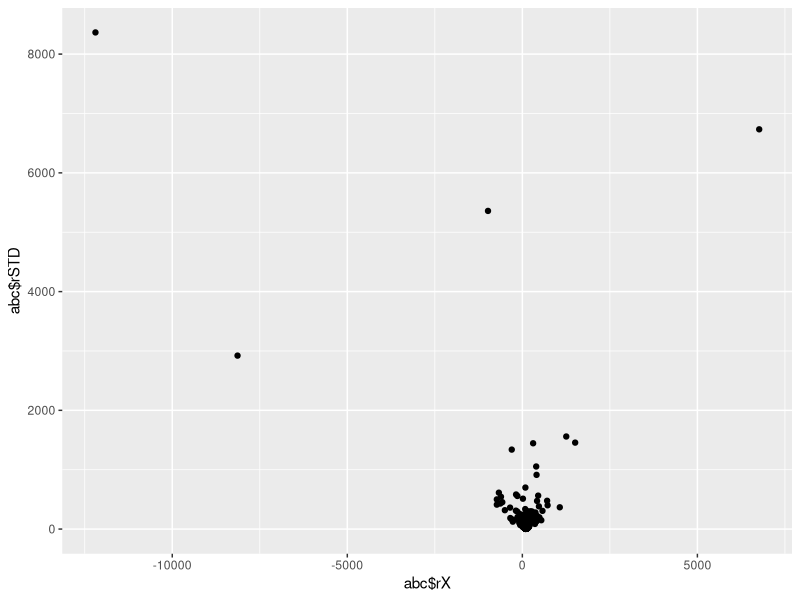
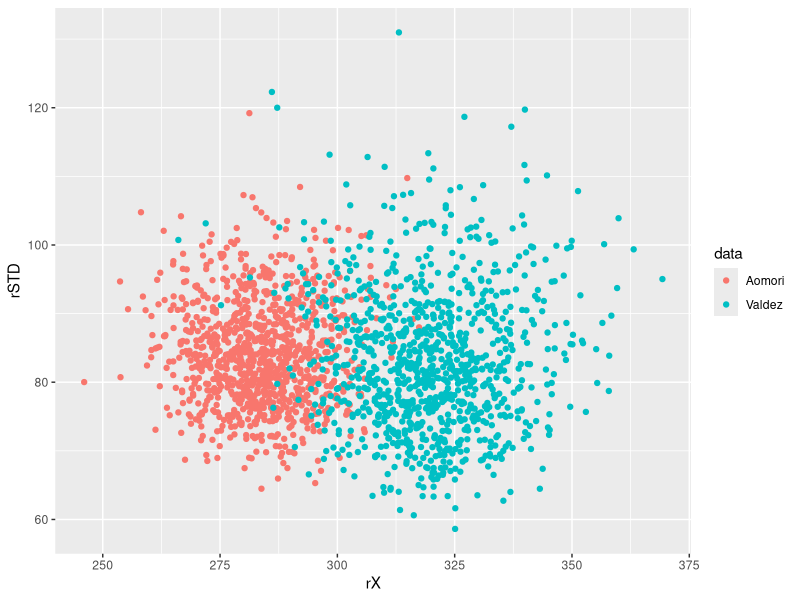
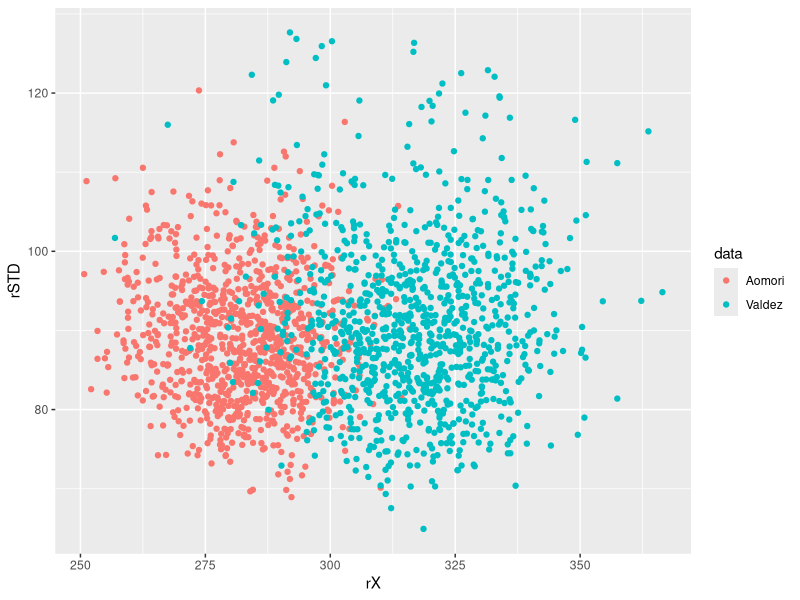
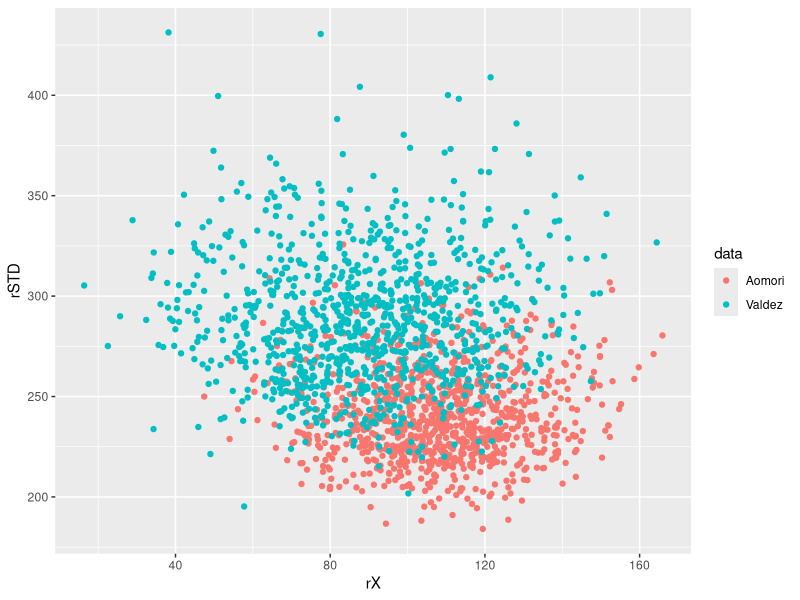
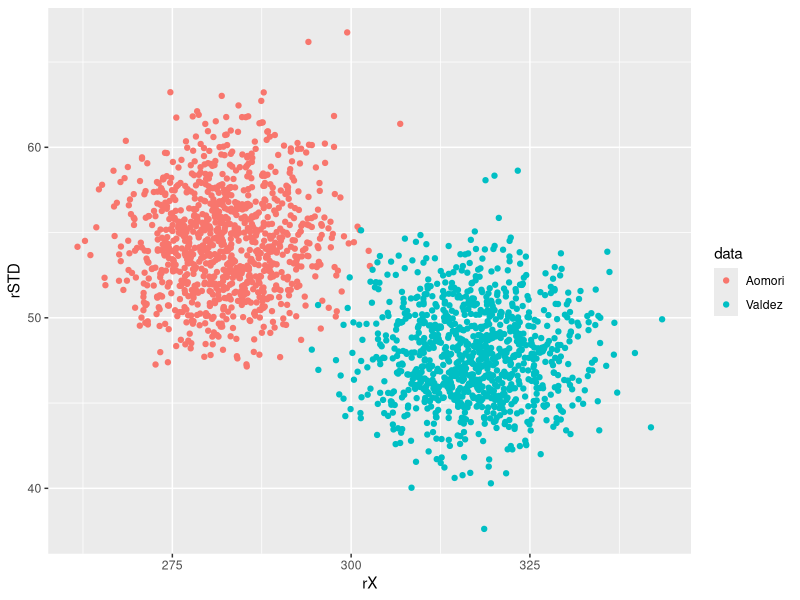

Generate these figures, in order, with R:
## ---- chunk 1

library(ggplot2)
ao <- c(188.6, 244.9, 255.9, 329.1, 244.5, 167.7, 298.4, 274.0, 241.3, 288.2, 208.3, 311.4,273.2, 395.3, 353.5, 365.7, 420.5, 303.1, 183.9, 229.9, 359.1, 355.5, 294.5, 423.6,339.8, 210.2, 318.5, 320.1, 366.5, 305.9, 434.3, 382.3, 497.2, 319.3, 398.0, 183.9,201.6, 240.6, 209.4, 174.4, 279.5, 278.7, 301.6, 196.9, 224.0, 406.7, 300.4, 404.3,284.3, 312.6, 203.9, 410.6, 233.1, 131.9, 167.7, 174.8, 205.1, 251.6, 299.6, 274.4,248.0)
va <- c(351.0, 379.3, 196.1, 312.3, 301.4, 240.6, 257.6, 304.5, 296.0, 338.8, 299.9, 384.7, 353.5, 312.8, 550.7, 327.1, 515.8, 343.4, 341.6, 396.9, 267.3, 230.6, 277.4, 341.0, 377.0, 391.3, 337.0, 250.4, 353.7, 307.7, 237.5, 275.2, 271.4, 266.5, 318.7, 215.5, 438.3, 404.6 )

#ao<-c(18, 40, 15, 17, 20, 44, 38)
#va <- c(-4,0,-19,24,19,10,5,10,29,13,-9,-8,20,-1,12,21,-7,14,13,20,11,16,15,27,23,36,-33,34,13,11,-19,21,6,25,30,22,-28,15,26,-1,-2,43,23,22,25,16,10,29) 

rNorGam <- function(N,a,b,m,c){
rX <- rep(0,N)

rT <- rgamma(N,a,b)

for (i in 1:N){
  rX[i] <- rnorm(1,m,sqrt(1/(c*rT[i])))
  
}
  rSTD <- rT^-0.5
  df <- data.frame(rX,rSTD)
  return(df)
}

m=100
c=1
a=1/2
b=50
N<- 1000

abc<-rNorGam(N,a,b,m,c)
qplot(abc$rX,abc$rSTD)

#a function generate N vector of sample varialbe according to posterior distribution
Post <- function(X,a,b,m,c){
M <-  (c*m + sum(X))/(c+length(X))
C <- c + length(X)
A <- a + length(X)/2
B = b + 0.5 * (c * m * m - C * M * M + sum(X*X))

return (rNorGam(N,A,B,M,C))
}



df1 <- Post(ao,a,b,m,c)
df1$data <- "Aomori"
df2 <- Post(va,a,b,m,c)
df2$data <- "Valdez"

df3 <- rbind(df1,df2)

ggplot(df3, aes(rX, rSTD, colour = data)) + geom_point()



## ---- chunk 2

library(ggplot2)
ao <- c(188.6, 244.9, 255.9, 329.1, 244.5, 167.7, 298.4, 274.0, 241.3, 288.2, 208.3, 311.4,273.2, 395.3, 353.5, 365.7, 420.5, 303.1, 183.9, 229.9, 359.1, 355.5, 294.5, 423.6,339.8, 210.2, 318.5, 320.1, 366.5, 305.9, 434.3, 382.3, 497.2, 319.3, 398.0, 183.9,201.6, 240.6, 209.4, 174.4, 279.5, 278.7, 301.6, 196.9, 224.0, 406.7, 300.4, 404.3,284.3, 312.6, 203.9, 410.6, 233.1, 131.9, 167.7, 174.8, 205.1, 251.6, 299.6, 274.4,248.0)
va <- c(351.0, 379.3, 196.1, 312.3, 301.4, 240.6, 257.6, 304.5, 296.0, 338.8, 299.9, 384.7, 353.5, 312.8, 550.7, 327.1, 515.8, 343.4, 341.6, 396.9, 267.3, 230.6, 277.4, 341.0, 377.0, 391.3, 337.0, 250.4, 353.7, 307.7, 237.5, 275.2, 271.4, 266.5, 318.7, 215.5, 438.3, 404.6 )

#ao<-c(18, 40, 15, 17, 20, 44, 38)
#va <- c(-4,0,-19,24,19,10,5,10,29,13,-9,-8,20,-1,12,21,-7,14,13,20,11,16,15,27,23,36,-33,34,13,11,-19,21,6,25,30,22,-28,15,26,-1,-2,43,23,22,25,16,10,29) 

rNorGam <- function(N,a,b,m,c){
rX <- rep(0,N)

rT <- rgamma(N,a,b)

for (i in 1:N){
  rX[i] <- rnorm(1,m,sqrt(1/(c*rT[i])))
  
}
  rSTD <- rT^-0.5
  df <- data.frame(rX,rSTD)
  return(df)
}

m=0
c=1
a=1/2
b=50
N<- 1000

#a function generate N vector of sample varialbe according to posterior distribution
Post <- function(X,a,b,m,c){
M <-  (c*m + sum(X))/(c+length(X))
C <- c + length(X)
A <- a + length(X)/2
B = b + 0.5 * (c * m * m - C * M * M + sum(X*X))

return (rNorGam(N,A,B,M,C))
}


df1 <- Post(ao,a,b,m,c)
df1$data <- "Aomori"
df2 <- Post(va,a,b,m,c)
df2$data <- "Valdez"

df3 <- rbind(df1,df2)

ggplot(df3, aes(rX, rSTD, colour = data)) + geom_point()


## ---- chunk 3

library(ggplot2)
ao <- c(188.6, 244.9, 255.9, 329.1, 244.5, 167.7, 298.4, 274.0, 241.3, 288.2, 208.3, 311.4,273.2, 395.3, 353.5, 365.7, 420.5, 303.1, 183.9, 229.9, 359.1, 355.5, 294.5, 423.6,339.8, 210.2, 318.5, 320.1, 366.5, 305.9, 434.3, 382.3, 497.2, 319.3, 398.0, 183.9,201.6, 240.6, 209.4, 174.4, 279.5, 278.7, 301.6, 196.9, 224.0, 406.7, 300.4, 404.3,284.3, 312.6, 203.9, 410.6, 233.1, 131.9, 167.7, 174.8, 205.1, 251.6, 299.6, 274.4,248.0)
va <- c(351.0, 379.3, 196.1, 312.3, 301.4, 240.6, 257.6, 304.5, 296.0, 338.8, 299.9, 384.7, 353.5, 312.8, 550.7, 327.1, 515.8, 343.4, 341.6, 396.9, 267.3, 230.6, 277.4, 341.0, 377.0, 391.3, 337.0, 250.4, 353.7, 307.7, 237.5, 275.2, 271.4, 266.5, 318.7, 215.5, 438.3, 404.6 )

#ao<-c(18, 40, 15, 17, 20, 44, 38)
#va <- c(-4,0,-19,24,19,10,5,10,29,13,-9,-8,20,-1,12,21,-7,14,13,20,11,16,15,27,23,36,-33,34,13,11,-19,21,6,25,30,22,-28,15,26,-1,-2,43,23,22,25,16,10,29) 

rNorGam <- function(N,a,b,m,c){
rX <- rep(0,N)

rT <- rgamma(N,a,b)

for (i in 1:N){
  rX[i] <- rnorm(1,m,sqrt(1/(c*rT[i])))
  
}
  rSTD <- rT^-0.5
  df <- data.frame(rX,rSTD)
  return(df)
}

m=0
c=100
a=1/2
b=50
N<- 1000

#a function generate N vector of sample varialbe according to posterior distribution
Post <- function(X,a,b,m,c){
M <-  (c*m + sum(X))/(c+length(X))
C <- c + length(X)
A <- a + length(X)/2
B = b + 0.5 * (c * m * m - C * M * M + sum(X*X))

return (rNorGam(N,A,B,M,C))
}


df1 <- Post(ao,a,b,m,c)
df1$data <- "Aomori"
df2 <- Post(va,a,b,m,c)
df2$data <- "Valdez"

df3 <- rbind(df1,df2)

ggplot(df3, aes(rX, rSTD, colour = data)) + geom_point()


## ---- chunk 4

library(ggplot2)
ao <- c(188.6, 244.9, 255.9, 329.1, 244.5, 167.7, 298.4, 274.0, 241.3, 288.2, 208.3, 311.4,273.2, 395.3, 353.5, 365.7, 420.5, 303.1, 183.9, 229.9, 359.1, 355.5, 294.5, 423.6,339.8, 210.2, 318.5, 320.1, 366.5, 305.9, 434.3, 382.3, 497.2, 319.3, 398.0, 183.9,201.6, 240.6, 209.4, 174.4, 279.5, 278.7, 301.6, 196.9, 224.0, 406.7, 300.4, 404.3,284.3, 312.6, 203.9, 410.6, 233.1, 131.9, 167.7, 174.8, 205.1, 251.6, 299.6, 274.4,248.0)
va <- c(351.0, 379.3, 196.1, 312.3, 301.4, 240.6, 257.6, 304.5, 296.0, 338.8, 299.9, 384.7, 353.5, 312.8, 550.7, 327.1, 515.8, 343.4, 341.6, 396.9, 267.3, 230.6, 277.4, 341.0, 377.0, 391.3, 337.0, 250.4, 353.7, 307.7, 237.5, 275.2, 271.4, 266.5, 318.7, 215.5, 438.3, 404.6 )

#ao<-c(18, 40, 15, 17, 20, 44, 38)
#va <- c(-4,0,-19,24,19,10,5,10,29,13,-9,-8,20,-1,12,21,-7,14,13,20,11,16,15,27,23,36,-33,34,13,11,-19,21,6,25,30,22,-28,15,26,-1,-2,43,23,22,25,16,10,29) 

rNorGam <- function(N,a,b,m,c){
rX <- rep(0,N)

rT <- rgamma(N,a,b)

for (i in 1:N){
  rX[i] <- rnorm(1,m,sqrt(1/(c*rT[i])))
  
}
  rSTD <- rT^-0.5
  df <- data.frame(rX,rSTD)
  return(df)
}

m=0
c=1
a=50
b=0.5
N<- 1000

#a function generate N vector of sample varialbe according to posterior distribution
Post <- function(X,a,b,m,c){
M <-  (c*m + sum(X))/(c+length(X))
C <- c + length(X)
A <- a + length(X)/2
B = b + 0.5 * (c * m * m - C * M * M + sum(X*X))

return (rNorGam(N,A,B,M,C))
}


df1 <- Post(ao,a,b,m,c)
df1$data <- "Aomori"
df2 <- Post(va,a,b,m,c)
df2$data <- "Valdez"

df3 <- rbind(df1,df2)

ggplot(df3, aes(rX, rSTD, colour = data)) + geom_point()


